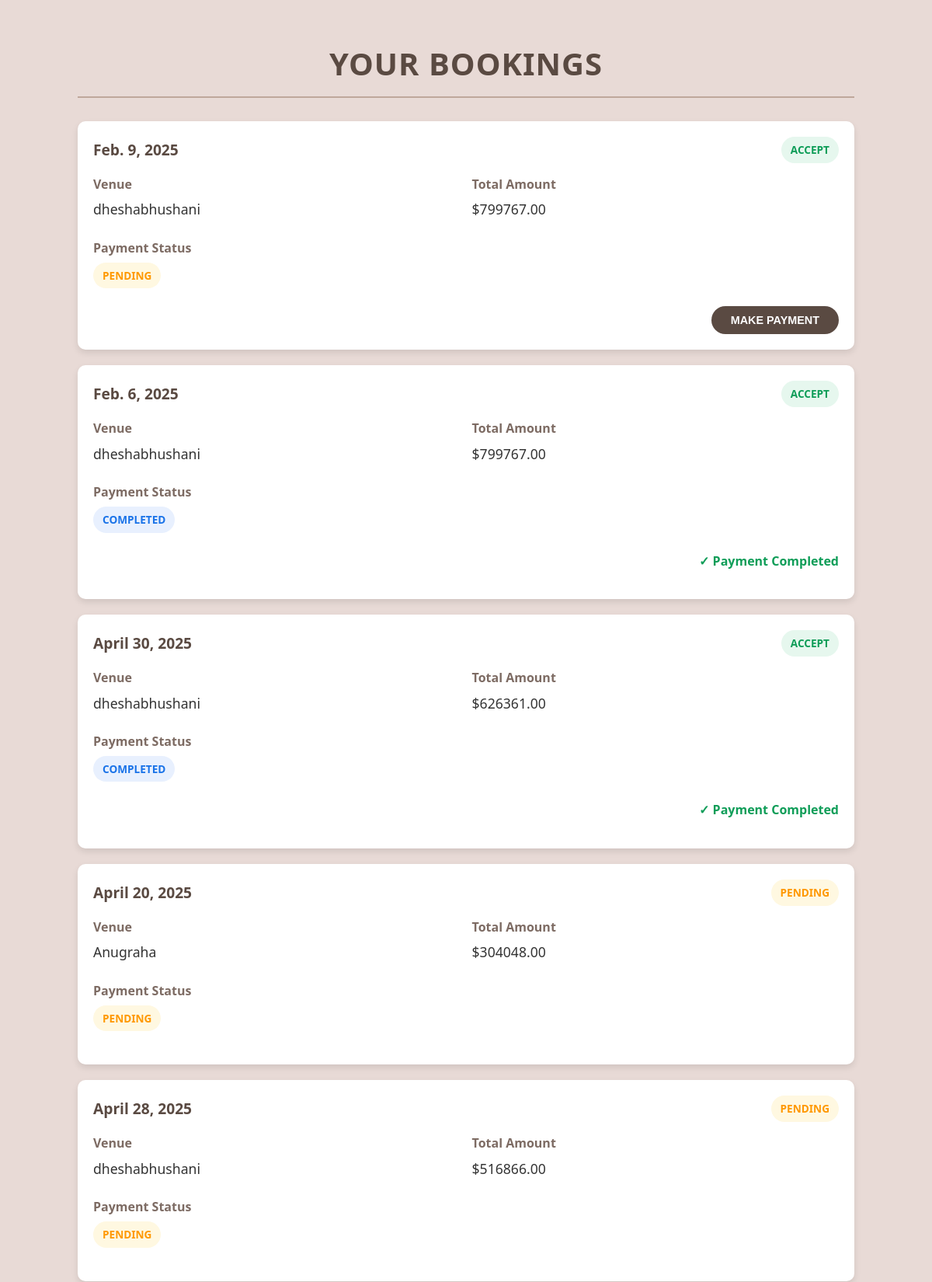
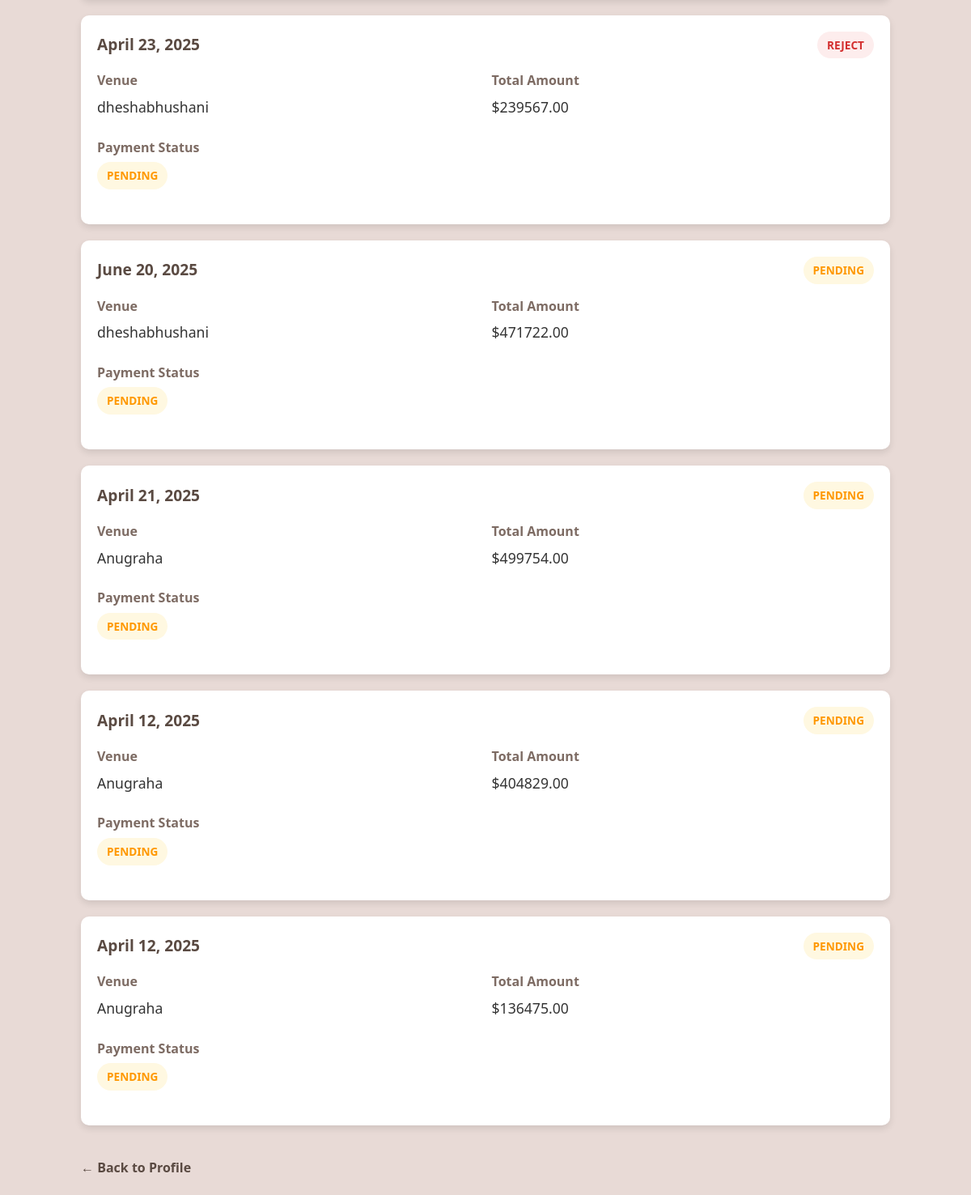
Page /view_bookings (signed in) on the committed database (2 pictures, top to bottom).
### app/models.py (models this page shows)
class Bookings(models.Model):
    event_date=models.DateField(null=True)
    event_status=models.CharField(max_length=100,default='Pending')
    user_id=models.ForeignKey(User,on_delete=models.CASCADE)
    hall_id=models.ForeignKey(Halls,on_delete=models.CASCADE)
    booking_date=models.DateField(auto_now_add=True)
    payment_status=models.CharField(max_length=100,default='Pending')
    photography=models.CharField(max_length=100,null=True,blank=True)
    no_of_persons=models.IntegerField(null=True,blank=True)
    food_value=models.BooleanField(null=True,blank=True)
    food=models.ForeignKey(Food,on_delete=models.SET_NULL, null=True, blank=True)
    decoration_value=models.BooleanField(null=True,blank=True)
    decoration=models.ForeignKey(Decoration,on_delete=models.SET_NULL, null=True, blank=True)
    photography_cost=models.DecimalField(max_digits=10,decimal_places=2)
    total_payment=models.DecimalField(max_digits=10,decimal_places=2)

class Halls(models.Model):
    name=models.CharField(max_length=100)
    location=models.CharField(max_length=200)
    capacity=models.IntegerField()
    price_per_day=models.DecimalField(max_digits=10,decimal_places=2)
    photo_url=models.ImageField(upload_to='images/')
    description=models.TextField(blank=True,null=True)

### app/views.py (the view)
# urls.py: path('view_bookings',views.view_bookings,name='view_bookings'),
@login_required(login_url='login')
def view_bookings(request):
    user=User.objects.get(id=request.user.id)
    bookings = Bookings.objects.filter(user_id=user)            # Fetch bookings for the logged-in user
    return render(request,'view_bookings.html',{'bookings':bookings})

### templates/view_bookings.html (shortened to what this page needs)
<!DOCTYPE html>
<html lang="en">
<head>
</head>
<body>
    <div class="container">
        <h1>Your Bookings</h1>
        {% if bookings %}
            <ul class="booking-list">
                {% for booking in bookings %}
                    <li class="booking-card">
                        <div class="booking-header">
                            <div class="booking-date">{{ booking.event_date }}</div>
                            <div>
                                <span class="status-badge {% if booking.event_status == 'Accept' %}status-accept{% elif booking.event_status == 'Pending' %}status-pending{% else %}status-rejected{% endif %}">
                                    {{ booking.event_status }}
                                </span>
                            </div>
                        </div>
                        <div class="booking-details">
                            <div class="detail-item">
                                <span class="detail-label">Venue</span>
                                <span class="detail-value">{{ booking.hall_id.name }}</span>
                            </div>
                            <div class="detail-item">
                                <span class="detail-label">Total Amount</span>
                                <span class="detail-value">${{ booking.total_payment }}</span>
                            </div>
                            <div class="detail-item">
                                <span class="detail-label">Payment Status</span>
                                <span class="detail-value">
                                    <span class="status-badge {% if booking.payment_status == 'Completed' %}status-completed{% else %}status-pending{% endif %}">
                                        {{ booking.payment_status }}
                                    </span>
                                </span>
                            </div>
                        </div>
                        <div class="payment-status">
                            <form action="{% url 'stripe_payments' id=booking.id %}">
                                {% if booking.event_status == 'Accept' and booking.payment_status == 'pending' %}
                                    <button type="submit" class="btn btn-primary">Make Payment</button>
                                {% elif booking.payment_status == 'Completed' %}
                                    <p class="payment-complete">✓ Payment Completed</p>
                                {% endif %}
                            </form>
                        </div>
                    </li>
                {% endfor %}
            </ul>
        {% else %}
            <div class="empty-state">
                <p>You don't have any bookings yet.</p>
            </div>
        {% endif %}
        <a href="{% url 'profile' %}" class="back-link">← Back to Profile</a>
    </div>
</body>
</html>

### templates/view_bookings.html (style rules this page uses)
body { font-family: 'Segoe UI', Tahoma, Geneva, Verdana, sans-serif; background-color: #e8dad6; color: #333; line-height: 1.6; margin: 0; padding: 0; }
.container { max-width: 1000px; margin: 0 auto; padding: 20px; }
h1 { color: #5a4a42; text-align: center; margin: 30px 0; font-size: 2.5rem; text-transform: uppercase; letter-spacing: 1px; border-bottom: 2px solid #bfa79b; padding-bottom: 10px; }
.booking-list { list-style-type: none; padding: 0; }
.booking-card { background-color: white; border-radius: 10px; box-shadow: 0 4px 8px rgba(0, 0, 0, 0.1); margin-bottom: 20px; padding: 20px; transition: transform 0.3s ease; }
.booking-header { display: flex; justify-content: space-between; align-items: center; margin-bottom: 15px; }
.booking-date { font-size: 1.2rem; font-weight: bold; color: #5a4a42; }
.booking-details { display: grid; grid-template-columns: repeat(2, 1fr); gap: 15px; }
.detail-item { margin-bottom: 8px; }
.detail-label { font-weight: bold; color: #7d6b63; display: block; margin-bottom: 5px; }
.detail-value { font-size: 1.1rem; }
.status-badge { padding: 6px 12px; border-radius: 50px; font-size: 0.85rem; font-weight: bold; text-transform: uppercase; display: inline-block; }
.status-accept { background-color: #e6f7ee; color: #0f9d58; }
.status-pending { background-color: #fff8e1; color: #ff9800; }
.status-rejected { background-color: #fdeded; color: #d32f2f; }
.status-completed { background-color: #e8f0fe; color: #1a73e8; }
.btn { padding: 10px 25px; border: none; border-radius: 50px; cursor: pointer; font-weight: bold; text-transform: uppercase; font-size: 0.9rem; transition: all 0.3s ease; }
.btn-primary { background-color: #5a4a42; color: white; }
.back-link { display: inline-block; margin-top: 20px; color: #5a4a42; text-decoration: none; font-weight: bold; transition: color 0.3s ease; }
.payment-status { margin-top: 15px; text-align: right; }
.payment-complete { color: #0f9d58; font-weight: bold; }

### rows in the picture
Bookings: event_date "Feb. 9, 2025", event_status "ACCEPT", hall_id.name "dheshabhushani", total_payment "799767.00", payment_status "PENDING", shows "MAKE PAYMENT"
Bookings: event_date "Feb. 6, 2025", event_status "ACCEPT", hall_id.name "dheshabhushani", total_payment "799767.00", payment_status "COMPLETED", shows "✓ Payment Completed"
Bookings: event_date "April 30, 2025", event_status "ACCEPT", hall_id.name "dheshabhushani", total_payment "626361.00", payment_status "COMPLETED", shows "✓ Payment Completed"
Bookings: event_date "April 20, 2025", event_status "PENDING", hall_id.name "Anugraha", total_payment "304048.00", payment_status "PENDING"
Bookings: event_date "April 28, 2025", event_status "PENDING", hall_id.name "dheshabhushani", total_payment "516866.00", payment_status "PENDING"
Bookings: event_date "April 23, 2025", event_status "REJECT", hall_id.name "dheshabhushani", total_payment "239567.00", payment_status "PENDING"
Bookings: event_date "June 20, 2025", event_status "PENDING", hall_id.name "dheshabhushani", total_payment "471722.00", payment_status "PENDING"
Bookings: event_date "April 21, 2025", event_status "PENDING", hall_id.name "Anugraha", total_payment "499754.00", payment_status "PENDING"
Bookings: event_date "April 12, 2025", event_status "PENDING", hall_id.name "Anugraha", total_payment "404829.00", payment_status "PENDING"
Bookings: event_date "April 12, 2025", event_status "PENDING", hall_id.name "Anugraha", total_payment "136475.00", payment_status "PENDING"
